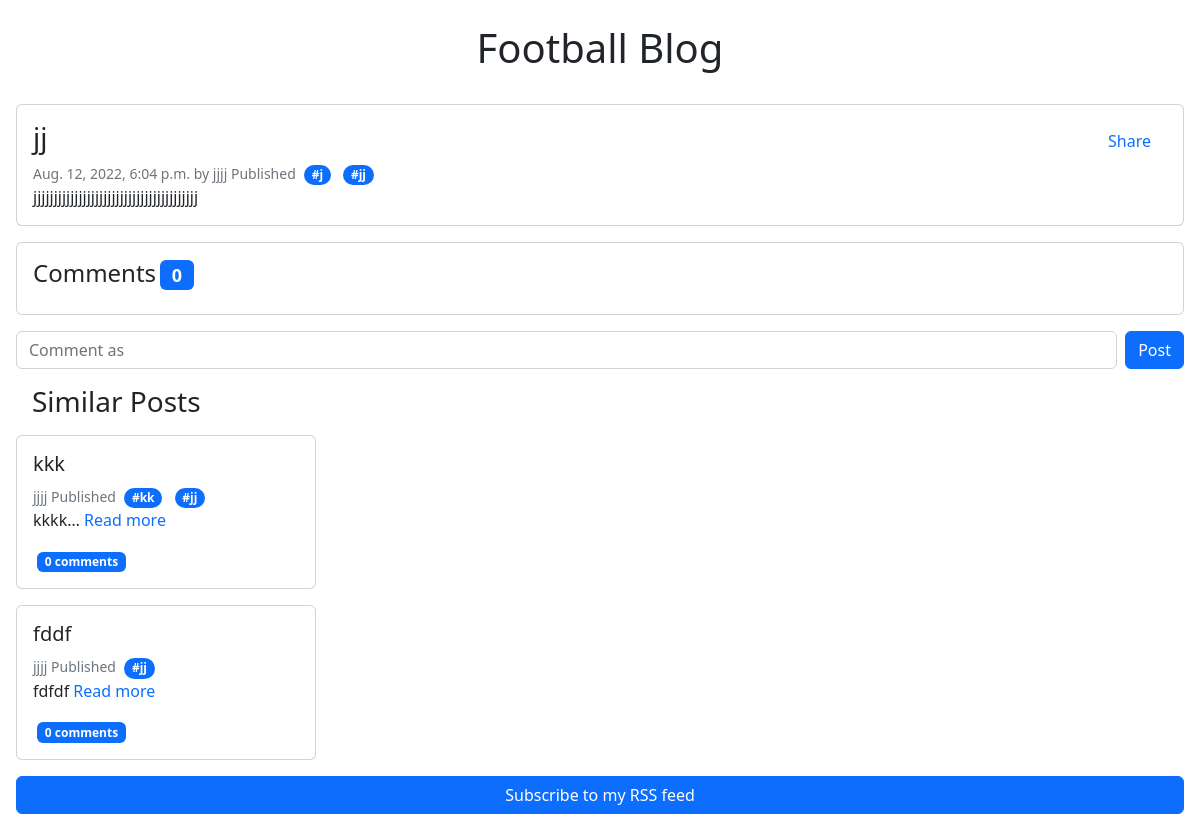
Page /post/23/ on the committed database.
### blog/models.py (models this page shows, shortened)
class Post(models.Model):
    class Status(models.TextChoices):
        DRAFT = 'DF', 'Draft'
        PUBLISHED = 'PB', 'Published'
    title = models.CharField(max_length=250)
    slug = models.SlugField(max_length=250,
                            unique_for_date='publish')
    author = models.ForeignKey(User,
                               on_delete=models.CASCADE,
                               related_name='blog_posts')
    body = models.TextField()
    publish = models.DateTimeField(default=timezone.now)
    created = models.DateTimeField(auto_now_add=True)
    updated = models.DateTimeField(auto_now=True)
    status = models.CharField(max_length=2,
                              choices=Status.choices,
                              default=Status.DRAFT)
    objects = models.Manager()  # The default manager.
    published = PublishedManager()  # Our custom manager.
    draft = DraftManager()
    class Meta:
        ordering = ['-publish']
        indexes = [
            models.Index(fields=['-publish']),
        ]

class Tag(models.Model):
    name = models.CharField(max_length=20)
    slug = models.SlugField(max_length=30)
    post = models.ManyToManyField(Post, related_name='tags')
    def __str__(self):
        return self.name

### blog/views.py (the view, shortened to what this page needs)
# urls.py: path('post/<int:pk>/', views.post_detail, name='post_detail'),
def post_detail(request, pk):
    post = Post.objects.get(pk=pk)
    post_tags_names = post.tags.values_list('name', flat=True)
    similar_posts = Post.published.filter(tags__name__in=post_tags_names).exclude(id=post.id)
    similar_posts = similar_posts.annotate(same_tags=Count('tags')).order_by('-same_tags', '-publish')
    user_can_edit_del_post = post.author == request.user
    context = {
        'post': post,
        'user_can_edit_del_post': user_can_edit_del_post,
        'similar_posts': similar_posts,
    }
    return render(request, 'post_detail.html', context)

### blog/models.py (called while the page is built)
    def get_queryset(self):
        return super().get_queryset()\
                      .filter(status=Post.Status.PUBLISHED)

### blog/templatetags/blog_tags.py (called while the page is built)
@register.filter(name='full_status')
def full_status(status):
    if status == "DF":
        return "Draft"
    else:
        return "Published"

### templates/post_detail.html (shortened to what this page needs)
{% extends 'base.html' %}{% block content %} {% load blog_tags %}
<div class="card mb-2 mx-3">
  <div class="card-body">
    <ul class="nav">
      <li class="nav-item me-auto">
        <span class="card-title h3 d-inline">{{post.title}}</span>
      </li>
      <li class="nav-item">
        <a class="nav-link" href="{% url 'post_share' post.pk %}">Share</a>
      </li>
    </ul>
    <small class="text-muted"
      >{{post.publish}} by {{post.author}} {{post.status|full_status}}</small
    >
    {% for tag in post.tags.all %}
    <span class="badge rounded-pill text-bg-primary mx-1">#{{tag}}</span>
    {% endfor%}
    <p class="card-text">{{post.body}}</p>
  </div>
</div>
<div class="card m-3">
  <div class="card-body">
    <h4 class="card-title">
      Comments<span class="badge text-bg-primary mx-1"
        >{{post.comments.count}}</span
      >
    </h4>
  </div>
</div>
<form class="d-flex mx-3 mb-3" action="" method="POST">
  <input
    name="body"
    class="form-control me-2"
    type="text"
    placeholder="Comment as {{user.username}}"
  />
  <button class="btn btn-primary" type="submit">Post</button>
</form>
<span class="h3 m-3 p-3">Similar Posts</span>
{% for similar_post in similar_posts %}
<div class="card m-3 w-25">
  <div class="card-body">
    <h5 class="card-title">{{similar_post.title}}</h5>
    <small class="text-muted"
      >{{similar_post.author}} {{similar_post.status|full_status}}</small
    >
    {% for tag in similar_post.tags.all %}
    <span class="badge rounded-pill text-bg-primary mx-1">#{{tag}}</span>
    {% endfor%}
    <p class="card-text">
      {{similar_post.body|truncatechars:5 }}
      <a
        href="{% url 'post_detail' similar_post.pk %}"
        class="text-decoration-none"
        >Read more</a
      >
    </p>
    <span class="badge text-bg-primary mx-1"
      >{{similar_post.comments.count}}
      comment{{similar_post.comments.count|pluralize}}</span
    >
  </div>
</div>
{% endfor %} {% endblock content %}

### rows in the picture
Post: title "jj", publish "Aug. 12, 2022, 6:04 p.m.", author "jjjj", status|full_status "Published", body "jjjjjjjjjjjjjjjjjjjjjjjjjjjjjjjjjjjjjjjj", comments.count "0"
Tag: name "j"
Tag: name "jj"
Post: title "kkk", author "jjjj", status|full_status "Published", body "kkkk…", comments.count "0"
Tag: name "kk"
Tag: name "jj"
Post: title "fddf", author "jjjj", status|full_status "Published", body "fdfdf", comments.count "0"
Tag: name "jj"
